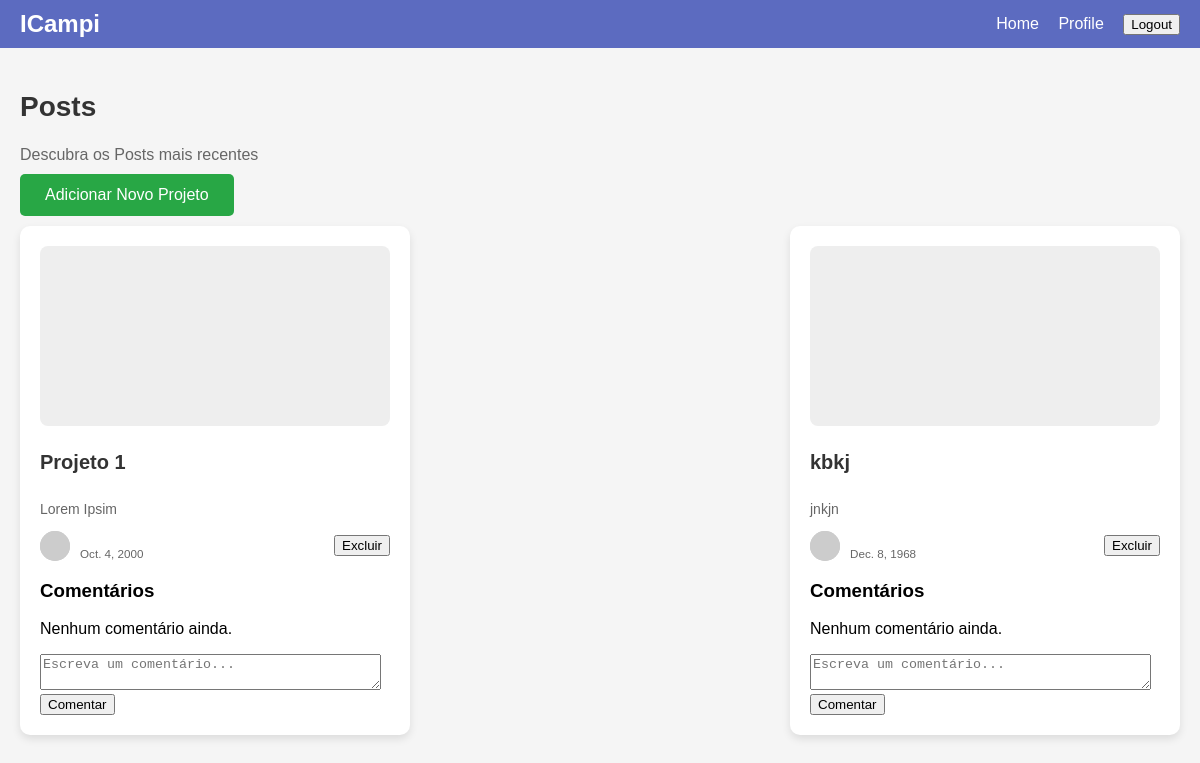
The page / (signed in) on the database its author committed.
### feed/models.py (models this page shows, shortened)
class Project(models.Model):
    title = models.CharField(max_length=20)
    body = models.TextField(max_length=750, help_text="Descreva seu post aqui")
    calendar = models.DateField(null=True, blank=True)
    author = models.ForeignKey(Profile, limit_choices_to={'role': 'teacher'}, on_delete=models.CASCADE, null=True, blank=True)

### feed/views.py (the view)
# urls.py: path('', ProjectListView.as_view(), name='home'),
class ProjectListView(LoginRequiredMixin, generic.ListView):
    model = Project
    paginate_by = 10
    template_name = 'feed/feed.html'
    context_object_name = 'projects'
    login_url = '/accounts/login/'
    def get_context_data(self, **kwargs):
        context = super().get_context_data(**kwargs)
        context['comment_form'] = CommentForm()  # Inclui o formulário de comentário no contexto
        return context

### feed/forms.py
class CommentForm(forms.ModelForm):
    class Meta:
        model = Comment
        fields = ['body']
        widgets = {
            'body': forms.Textarea(attrs={'rows': 2, 'placeholder': 'Escreva um comentário...'}),
        }

### feed/templates/feed/feed.html (shortened to what this page needs)
<!DOCTYPE html>
<html lang="en">
<head>
</head>
<body>
    <header>
        <h1>ICampi</h1>
        <nav>
            <a href=" ">Home</a>
            <a href="{% url 'profile' %}">Profile</a>
            <form class="logout-form" action="{% url 'logout' %}" method="post">
                <button type="submit">Logout</button>
            </form>
        </nav>
    </header>
    <main class="main">
        <div class="section-header">
            <h2 class="section-title">Posts</h2>
            <p class="section-subtitle">Descubra os Posts mais recentes</p>
        </div>
        {% if user.is_authenticated and user.profile.role == 'teacher' %}
            <a href="{% url 'add_project' %}">
                <button class="add-project-btn">Adicionar Novo Projeto</button>
            </a>
        {% endif %}
        <div class="projects-container">
            {% for project in projects %}
                <div class="project-card">
                    <div class="project-image"></div>
                    <h2 class="project-title">{{ project.title }}</h2>
                    <p class="project-body">{{ project.body|truncatewords:20 }}</p>
                    <div class="project-footer">
                        <div class="author-info">
                            <img src="https://via.placeholder.com/30" alt="Avatar">
                            <div>
                                <small>{{ project.calendar }}</small>
                            </div>
                        </div>
                        {% if request.user.is_authenticated and request.user.profile.role == 'teacher' %}
                            <form action="{% url 'delete_project' project.id %}" method="post" style="display:inline;">
                                <button type="submit">Excluir</button>
                            </form>
                        {% endif %}
                    </div>
                    <div class="comment-section">
                        <h3>Comentários</h3>
                        {% for comment in project.comments.all %}
                            <div class="comment">
                                <p><strong>{{ comment.author.user.username }}:</strong> {{ comment.body }}</p>
                                <p><small>Comentado em {{ comment.created_at }}</small></p>
                            </div>
                        {% empty %}
                            <p>Nenhum comentário ainda.</p>
                        {% endfor %}
                    </div>
                    <form class="comment-form" action="{% url 'add_comment' project.id %}" method="post">
                        {{ comment_form.body }}
                        <button type="submit">Comentar</button>
                    </form>
                </div>
            {% empty %}
                <p>Nenhum projeto encontrado.</p>
            {% endfor %}
        </div>
    </main>
</body>
</html>

### feed/templates/feed/feed.html (style rules this page uses)
body { font-family: Arial, sans-serif; margin: 0; padding: 0; background-color: #f5f5f5; }
header { background-color: #5c6bc0; color: white; padding: 10px 20px; display: flex; justify-content: space-between; align-items: center; }
header h1 { margin: 0; font-size: 24px; }
nav a { color: white; text-decoration: none; margin-right: 15px; }
.logout-form { display: inline; }
.main { max-width: 1200px; margin: auto; padding: 20px; }
.section-title { font-size: 28px; font-weight: bold; color: #333; text-align: left; }
.section-subtitle { color: #666; font-size: 16px; text-align: left; margin-bottom: 20px; }
.projects-container { display: flex; gap: 20px; flex-wrap: wrap; justify-content: space-between; }
.project-card { background-color: white; padding: 20px; border-radius: 10px; box-shadow: 0px 4px 8px rgba(0, 0, 0, 0.1); max-width: 350px; flex: 1; display: flex; flex-direction: column; justify-content: space-between; }
.project-image { background-color: #eee; width: 100%; height: 180px; border-radius: 8px; margin-bottom: 15px; }
.project-title { font-size: 20px; font-weight: bold; color: #333; margin: 10px 0; }
.project-body { color: #666; font-size: 14px; line-height: 1.6; margin-bottom: 10px; }
.project-footer { display: flex; align-items: center; justify-content: space-between; font-size: 14px; color: #666; }
.author-info { display: flex; align-items: center; gap: 10px; }
.author-info img { width: 30px; height: 30px; border-radius: 50%; background-color: #ccc; }
.add-project-btn { padding: 12px 25px; background-color: #28a745; color: white; border: none; border-radius: 5px; font-size: 16px; text-align: center; cursor: pointer; transition: background-color 0.3s; position: relative; top: -10px; }

### rows shown on the page
Project: title "Projeto 1", body "Lorem Ipsim", calendar "Oct. 4, 2000"
Project: title "kbkj", body "jnkjn", calendar "Dec. 8, 1968"
